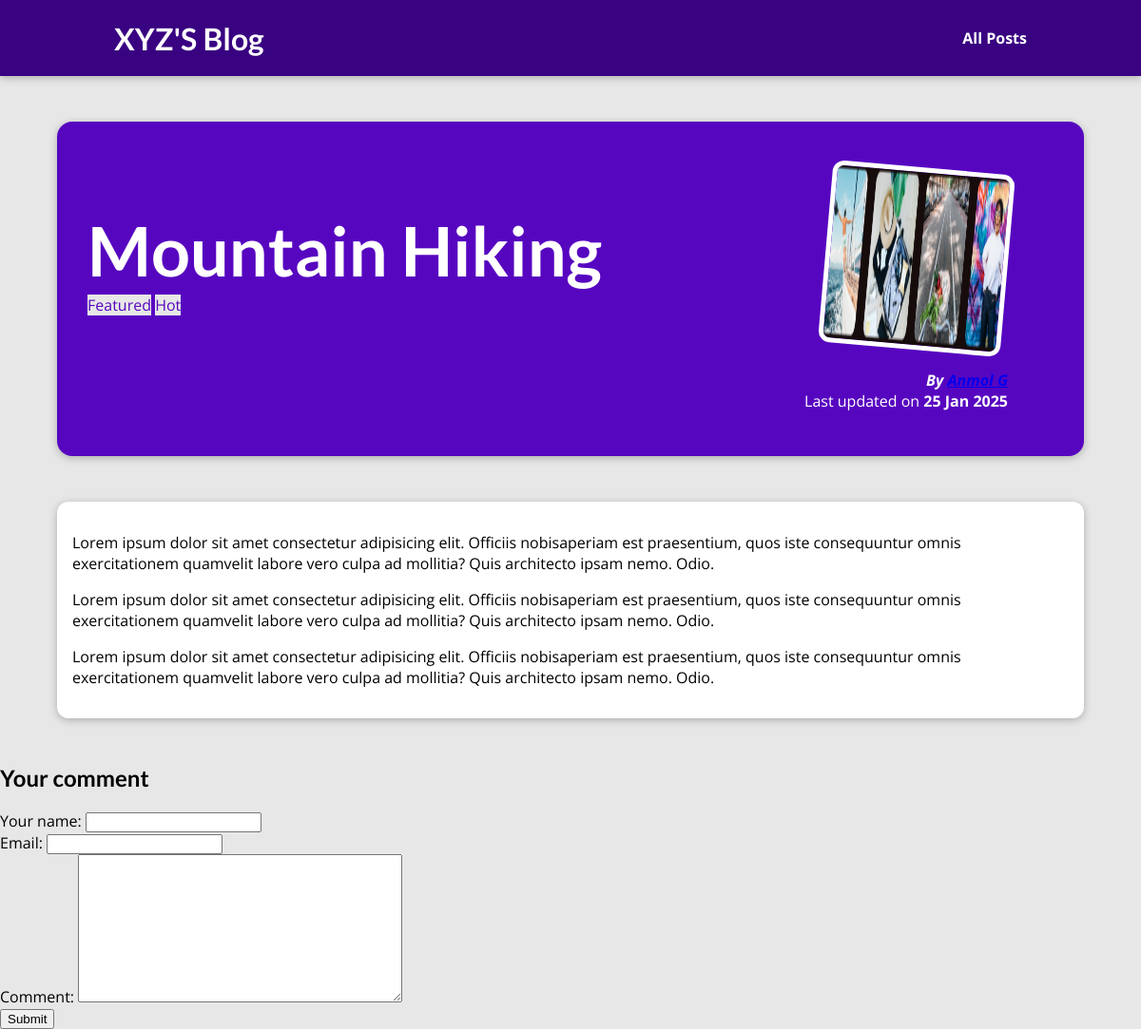
The app's page /posts/hike-in-the-mountains/ with its own data.
### blog/models.py (models this page shows, shortened)
class Post(models.Model):
    title = models.CharField(max_length=150)
    excerpt = models.CharField(max_length=200)
    image = models.ImageField(upload_to="posts", height_field=None, width_field=None, max_length=None,null=True)
    date = models.DateField(auto_now=True)
    slug = models.SlugField(unique=True,db_index=True) #search engine friendly url
    content = models.TextField(validators=[MinLengthValidator(10)])
    author = models.ForeignKey(Author,on_delete=models.SET_NULL ,null=True)
    tags = models.ManyToManyField(Tag)

class Tag(models.Model):
    caption = models.CharField(max_length=20)

class Author(models.Model):
    firstname = models.CharField(max_length=50)
    lastname = models.CharField(max_length=50)
    email_address = models.EmailField()
    def fullname(self):
        return f"{self.firstname} {self.lastname}"
    def __str__(self):
        return self.fullname()

### blog/views.py (the view)
# urls.py: path("posts/<slug:slug>/",views.post_detailView.as_view(),name="post-detail-page")
class post_detailView(DetailView):
    model = Post
    template_name = "blog/post-detail.html"
    def get_context_data(self, **kwargs):
        context = super().get_context_data(**kwargs)
        context["post_tags"] = self.object.tags.all()
        context["comment_form"] = CommentForm()
        return context

### blog/forms.py
class CommentForm(forms.ModelForm):
    class Meta:
        model = Comment
        exclude = ["post"]
        labels = {
            "user_name" : "Your name",
            "user_email" : "Email",
            "text" : "Comment"
        }

### blog/templates/blog/post-detail.html (shortened to what this page needs)
{% extends "base.html" %}
{% load static %}
{% block css_files %}
<link rel="stylesheet" href="{% static "blog/post-detail.css" %}">
{% endblock %}
{% block content %}
<section id="summary">
  <h2>{{ post.title }}</h2>
  <div>
    {% for i in post_tags  %}
      <span class="tag">{{i.caption}}</span>
    {% endfor %}
  </div>
  <article>
    <img src="{{post.image.url}}" alt="{{ post.title }}">
    <address>By <a href="mailto:{{post.author.email_address}}">{{ post.author }}</a></address>
    <div>Last updated on <time>{{ post.date|date:"d M Y" }}</time></div>
  </article>
</section>
<main>
  {{ post.content|linebreaks }}
</main>
<section id="comment-form">
  <h2>Your comment</h2>
  <form >
    {% for i in comment_form  %}
    <div class="form-control">
    {{i.label_tag}}
    {{i}}
    </div>
  {% endfor %}
  <button>Submit</button>
  </form>
</section>
{% endblock %}

### templates/base.html (shortened to what this page needs)
{% load static %}
<!DOCTYPE html>
<html lang="en">
<head>
  <link rel="stylesheet" href="{% static "app.css" %}">
  {% block css_files %}{% endblock %}
</head>
<body>
  <header id="main-navigation">
    <h1><a href="{% url "starting-page" %}">XYZ'S Blog</a></h1>
    <nav>
      <a href="{% url "posts-page" %}">All Posts</a>
    </nav>
  </header>
  {% block content %}
  {% endblock %}
</body>
</html>

### static/app.css (style rules this page uses)
* { box-sizing: border-box; }
html { font-family: 'Open Sans', 'Lato', sans-serif; }
body { margin: 0; }
h1, h2, h3 { font-family: 'Lato', sans-serif; font-weight: bold; }
#main-navigation { width: 100%; height: 5rem; display: flex; justify-content: space-between; align-items: center; padding: 0 10%; position: absolute; top: 0; left: 0; }
#main-navigation a { text-decoration: none; color: white; font-weight: bold; }

### blog/static/blog/post-detail.css (style rules this page uses)
body { background-color: #e7e7e7; }
#main-navigation { background-color: #390281; box-shadow: 0 2px 8px rgba(0, 0, 0, 0.25); }
#summary { margin: 8rem auto 3rem auto; padding: 2rem; width: 90%; max-width: 90rem; border-radius: 16px; background-color: #5706c0; position: relative; box-shadow: 0 2px 8px rgba(0, 0, 0, 0.25); height: 22rem; }
#summary h2 { color: white; font-size: 4.5rem; margin-bottom : 0.25rem; }
#summary article { position: absolute; top: 2rem; right: 3rem; padding: 1rem 2rem; border-radius: 12px; text-align: right; color: white; }
#summary article img { width: 12rem; height: 12rem; border-radius: 12px; transform: rotateZ(5deg); border: 5px solid white; margin-bottom: 1rem; }
#summary address { font-weight: bold; }
#summary time { font-weight: bold; }
main { width: 90%; max-width: 90rem; margin: 3rem auto; background-color: white; padding: 1rem; border-radius: 12px; box-shadow: 0 2px 8px rgba(0, 0, 0, 0.25); }
.tag { background-color: #e7e7e7; color: #5706c0; }

### records on screen
Post: title "Mountain Hiking", image (picture), author "Anmol G", date "25 Jan 2025", content "Lorem ipsum dolor sit amet consectetur adipisicing elit. Officiis nobisaperiam est praesentium, quos iste consequuntur omnis exercitationem quamvelit labore vero culpa ad mollitia? Quis architecto ipsam nemo. Odio. Lorem ipsum dolor sit amet consectetur adipisicing elit. Officiis nobisaperiam est praesentium, quos iste consequuntur omnis exercitationem quamvelit labore vero culpa ad mollitia? Quis architecto ipsam nemo. Odio. Lorem ipsum dolor sit amet consectetur adipisicing elit. Officiis nobisaperiam est praesentium, quos iste consequuntur omnis exercitationem quamvelit labore vero culpa ad mollitia? Quis architecto ipsam nemo. Odio."
Tag: caption "Featured"
Tag: caption "Hot"

### other values on screen
{{ i.label_tag }} "Your name:" "Email:" "Comment:"
